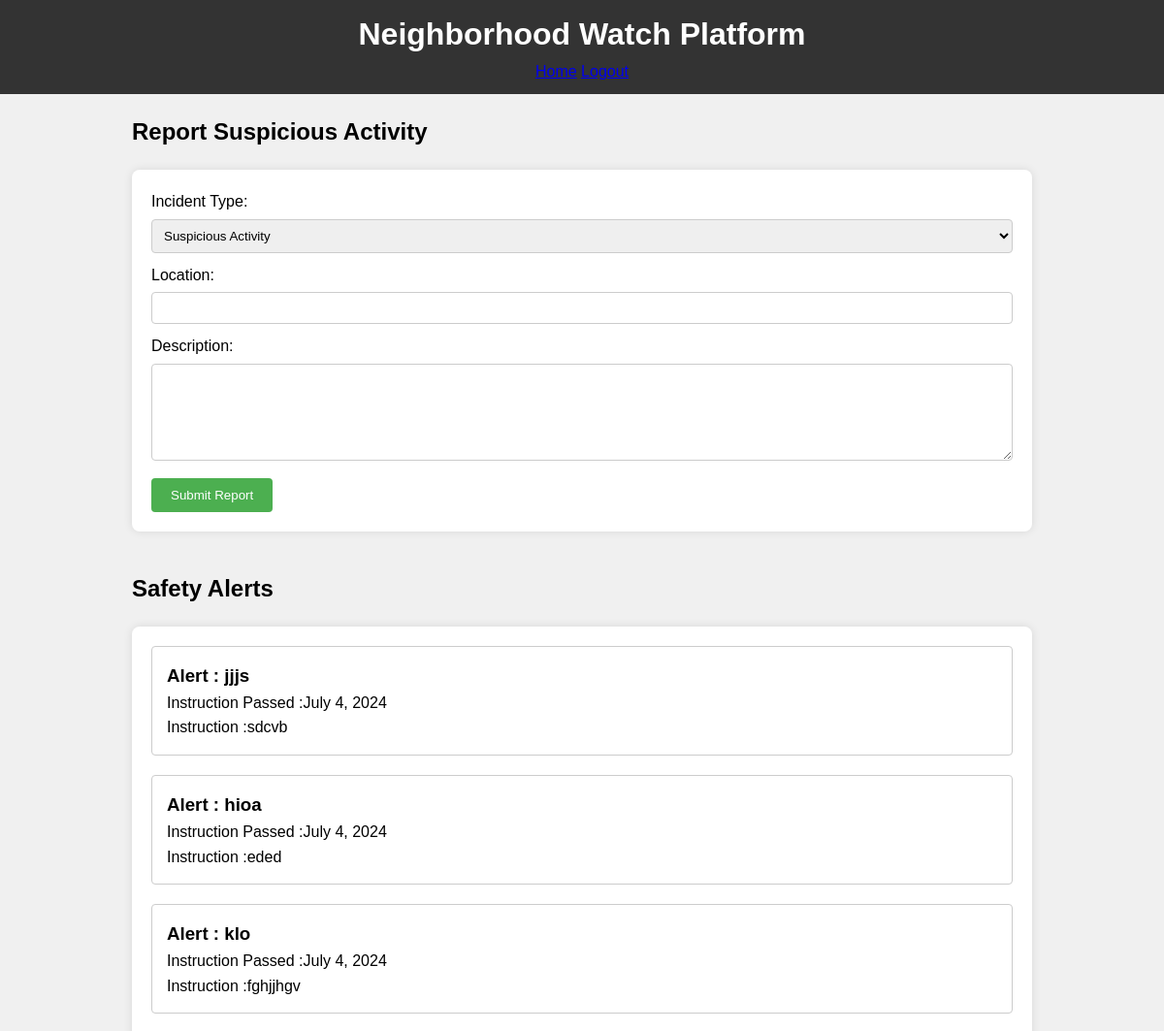
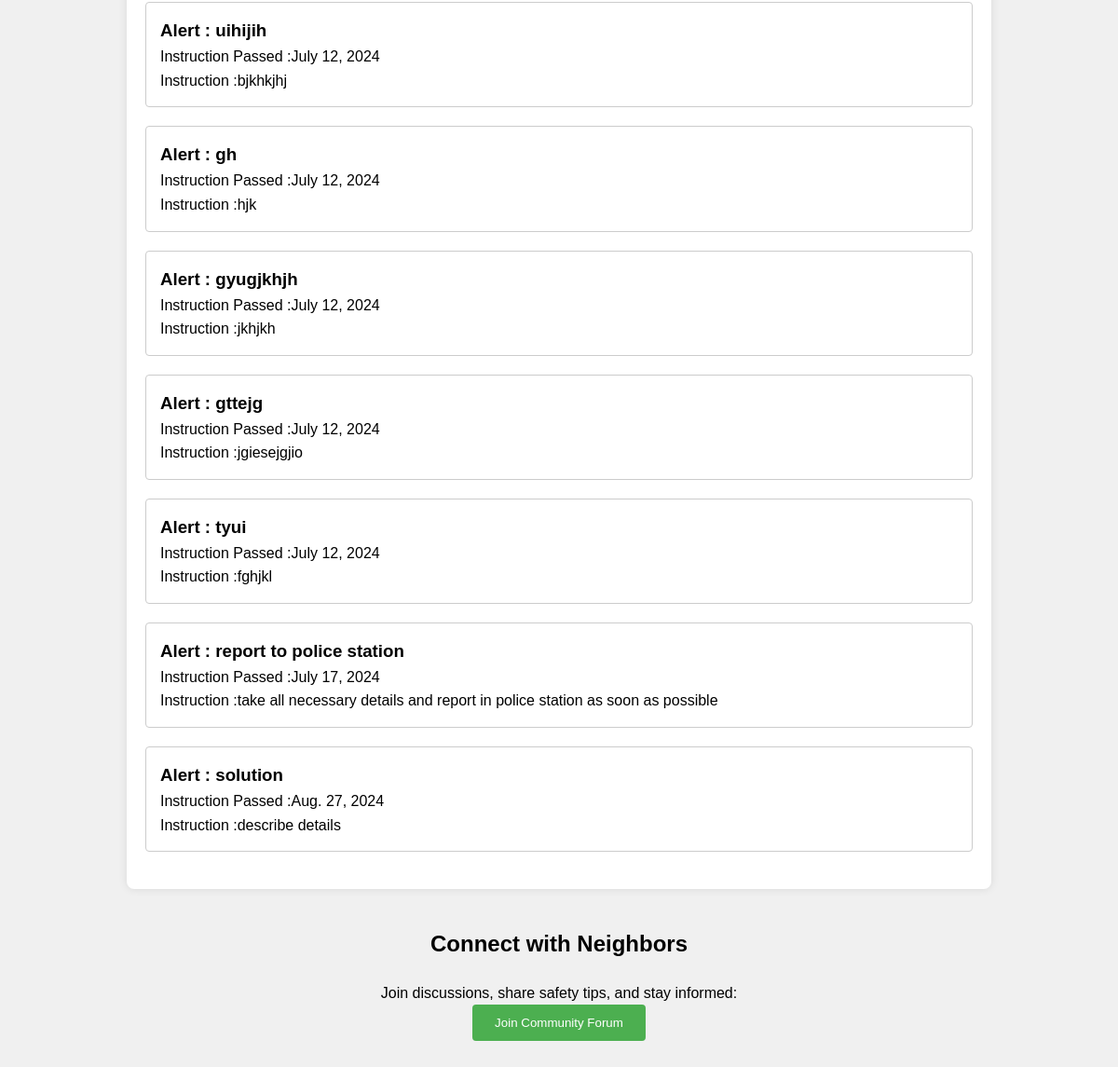
/dashboard, run on the app's committed database (2 pictures, top to bottom).
### Neighborhood/models.py (models this page shows, shortened)
class Safty_instruction(models.Model):
    Title=models.TextField()
    Details=models.TextField()
    Instruction_pass_date=models.DateField(auto_now_add=True)

### Neighborhood/views.py (the view)
# urls.py: path('dashboard',views.dashboard_view,name='dashboard'),
def dashboard_view(request):
    alerts=Safty_instruction.objects.all()
    reports=Report_issue.objects.all()
    return render(request,'residence.html',{'alerts':alerts,'Reports':reports})

### template/residence.html (shortened to what this page needs)
<!DOCTYPE html>
<html lang="en">
<head>
</head>
<body>
    {% if user.is_staff %}
    <style>
        * {
            margin: 0;
            padding: 0;
            box-sizing: border-box;
        }
        body {
            display: flex;
            flex-direction: column;
            align-items: center;
            min-height: 100vh;
            background: linear-gradient(to right, #9d50bb, #6e48aa);
            font-family: "Poppins", sans-serif;
        }
        .navbar {
            width: 100%;
            background: #6e48aa;
            padding: 15px 20px;
            display: flex;
            justify-content:space-between;
            align-items: center;
            box-shadow: 0 0 10px rgba(0,0,0,0.1);
        }
        .navbar .logo {
            color: #fff;
            font-size: 24px;
            font-weight: 600;
            text-transform: uppercase;
            align-items: center;
        }
        .navbar .nav-links {
            display:flex;
        }
        .navbar .nav-links a {
            color: #fff;
            margin-left: 20px;
            text-decoration: none;
            font-size: 16px;
            font-weight: 500;
        }
        .container {
            width: 80%;
            max-width: 600px;
            background: #fff;
            padding: 20px;
            margin: 20px 0;
            box-shadow: 0 0 10px rgba(0,0,0,0.1);
            border-radius: 8px;
            cursor:pointer;
        }
        h2 {
            margin-bottom: 20px;
            font-family: "Poppins", sans-serif;
        }
        .inputGroup {
            margin-bottom: 15px;
        }
        .inputGroup label {
            display: block;
            margin-bottom: 5px;
            font-size: 16px;
            font-weight: 500;
        }
        .inputGroup input,
        .inputGroup textarea {
            width: 100%;
            padding: 10px;
            font-size: 16px;
            border: 1px solid #ddd;
            border-radius: 4px;
        }
        .inputGroup textarea {
            resize: vertical;
        }
        .submitForm {
            width: 100%;
            padding: 15px;
            font-size: 18px;
            font-weight: 600;
            color: #fff;
            background: #6e48aa;
            border: none;
            border-radius: 4px;
            cursor: pointer;
            transition: background 0.3s;
        }
        .submitForm:hover {
            background: #9d50bb;
        }
        .report {
            padding: 10px;
            border-bottom: 1px solid #ddd;
        }
        .report:last-child {
            border-bottom: none;
        }
        .btn:hover {
            color:blue;
            cursor: pointer;
        }
    </style>
    <div class="navbar">
        <div class="logo">Neighborhood Watch Platform</div>
        <div class="nav-links">
            <div class="btn">
            <a href="{% url 'home' %}">Home</a>
            </div><br>
            <div class="btn">
                <a href="{% url 'Add_Instruction' %}">New Instruction</a>
                </div><br>
            <div class="btn">
            <a href="{% url 'logout' %}">Logout</a>
            </div>
        </div>
    </div>
    <div class="container">
        <h2>Report Details</h2>
        <div id="reportDetails">
            {% if Reports %}
            {% for Report in Reports %}
            <div class="report">
                <strong>{{ forloop.counter }} | {{Report.user}}</strong> {{Report.Incident}} | {{Report.Location}} | {{Report.Description}} | {{Report.Date}}
                <a href="{% url 'Delete_report' pk=Report.id %}">Delete</a>
            </div>
            {% endfor %}
            {% else %}
            <div class="report">
                <strong>No Reports</strong>
            </div>
            {% endif %}
        </div>
    </div>
    {% else %}
    <header>
        <div class="container">
            <h1>Neighborhood Watch Platform</h1>
        </div>
        <a href="{% url 'home' %}">Home</a>
        <a href="{% url 'logout' %}">Logout</a>
    </header>
    <main>
        <section class="report-incident">
            <div class="container">
                <h2>Report Suspicious Activity</h2>
                <form action="{% url 'Report' %}" method="post">
                    <label for="incident-type">Incident Type:</label>
                    <select id="incident-type" name="incident_type" required>
                        <option value="suspicious">Suspicious Activity</option>
                    </select>
                    <label for="location">Location:</label>
                    <input type="text" id="location" name="location" required>
                    <label for="description">Description:</label>
                    <textarea id="description" name="description" rows="4" required></textarea>
                    <button type="submit">Submit Report</button>
                </form>
            </div>
        </section>
        <section class="safety-alerts">
            <div class="container">
                <h2>Safety Alerts</h2>
                <div class="alert-list">
                    {% if alerts %}
                    {% for alert in alerts %}
                    <div class="alert">
                        <h3>Alert : {{alert.Title}}</h3>
                        <p>Instruction Passed :{{alert.Instruction_pass_date}}</p>
                        <p>Instruction :{{alert.Details}}</p>
                    </div>
                    {% endfor %}
                    {% else %}
                    <p>No alert messages</p>
                    {% endif %}
                </div>
            </div>
        </section>
        <section class="community-connect">
            <div class="container">
                <h2>Connect with Neighbors</h2>
                <p>Join discussions, share safety tips, and stay informed:</p>
                <button>Join Community Forum</button>
            </div>
        </section>
    </main>
{% endif %}
</body>
</html>

### template/residence.html (style rules this page uses)
* { margin: 0; padding: 0; box-sizing: border-box; }
body { font-family: Arial, sans-serif; line-height: 1.6; background-color: #f0f0f0; }
header { background-color: #333; color: #fff; padding: 10px 0; text-align: center; }
header .container { width: 80%; margin: 0 auto; }
header h1 { font-size: 2rem; }
main { padding: 20px; }
.container { width: 80%; margin: 0 auto; }
section { margin-bottom: 40px; }
h2 { margin-bottom: 20px; }
form { background-color: #fff; padding: 20px; border-radius: 8px; box-shadow: 0 0 10px rgba(0, 0, 0, 0.1); }
form label { display: block; margin-bottom: 5px; }
form select, form input[type="text"], form textarea { width: 100%; padding: 8px; margin-bottom: 10px; border: 1px solid #ccc; border-radius: 4px; }
form textarea { height: 100px; }
form button { padding: 10px 20px; background-color: #4CAF50; color: white; border: none; border-radius: 4px; cursor: pointer; }
.alert-list { background-color: #fff; padding: 20px; border-radius: 8px; box-shadow: 0 0 10px rgba(0, 0, 0, 0.1); }
.alert { margin-bottom: 20px; padding: 15px; border: 1px solid #ccc; border-radius: 4px; }
.community-connect { text-align: center; }
.community-connect button { padding: 12px 24px; background-color: #4CAF50; color: white; border: none; border-radius: 4px; cursor: pointer; }

### data on the page
Safty_instruction: Title "jjjs", Instruction_pass_date "July 4, 2024", Details "sdcvb"
Safty_instruction: Title "hioa", Instruction_pass_date "July 4, 2024", Details "eded"
Safty_instruction: Title "klo", Instruction_pass_date "July 4, 2024", Details "fghjjhgv"
Safty_instruction: Title "uihijih", Instruction_pass_date "July 12, 2024", Details "bjkhkjhj"
Safty_instruction: Title "gh", Instruction_pass_date "July 12, 2024", Details "hjk"
Safty_instruction: Title "gyugjkhjh", Instruction_pass_date "July 12, 2024", Details "jkhjkh"
Safty_instruction: Title "gttejg", Instruction_pass_date "July 12, 2024", Details "jgiesejgjio"
Safty_instruction: Title "tyui", Instruction_pass_date "July 12, 2024", Details "fghjkl"
Safty_instruction: Title "report to police station", Instruction_pass_date "July 17, 2024", Details "take all necessary details and report in police station as soon as possible"
Safty_instruction: Title "solution", Instruction_pass_date "Aug. 27, 2024", Details "describe details"
